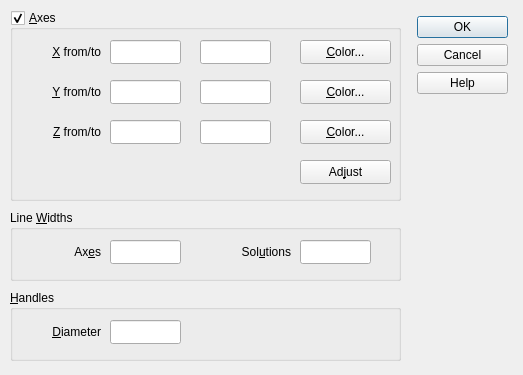
<?xml version="1.0" encoding="UTF-8"?>
<ui version="4.0">
 <class>Drawer3DSettings</class>
 <widget class="QDialog" name="Drawer3DSettings">
  <property name="windowModality">
   <enum>Qt::WindowModal</enum>
  </property>
  <property name="geometry">
   <rect>
    <x>0</x>
    <y>0</y>
    <width>523</width>
    <height>375</height>
   </rect>
  </property>
  <property name="sizePolicy">
   <sizepolicy hsizetype="Fixed" vsizetype="Fixed">
    <horstretch>0</horstretch>
    <verstretch>0</verstretch>
   </sizepolicy>
  </property>
  <property name="minimumSize">
   <size>
    <width>523</width>
    <height>375</height>
   </size>
  </property>
  <property name="maximumSize">
   <size>
    <width>523</width>
    <height>375</height>
   </size>
  </property>
  <property name="windowTitle">
   <string>3D Drawer Settings</string>
  </property>
  <property name="windowIcon">
   <iconset resource="runge.qrc">
    <normaloff>:/Runge/Resources/16x16/wrench.png</normaloff>:/Runge/Resources/16x16/wrench.png</iconset>
  </property>
  <property name="toolTip">
   <string/>
  </property>
  <widget class="QGroupBox" name="groupBoxAxes">
   <property name="geometry">
    <rect>
     <x>10</x>
     <y>10</y>
     <width>391</width>
     <height>191</height>
    </rect>
   </property>
   <property name="toolTip">
    <string>Show axes</string>
   </property>
   <property name="title">
    <string>&amp;Axes</string>
   </property>
   <property name="checkable">
    <bool>true</bool>
   </property>
   <property name="checked">
    <bool>true</bool>
   </property>
   <widget class="QPushButton" name="pushButtonAdjustLengths">
    <property name="geometry">
     <rect>
      <x>290</x>
      <y>150</y>
      <width>91</width>
      <height>24</height>
     </rect>
    </property>
    <property name="toolTip">
     <string>Reset all axes lengths to fit current graph</string>
    </property>
    <property name="text">
     <string>Ad&amp;just</string>
    </property>
   </widget>
   <widget class="QPushButton" name="pushButtonXAxisColor">
    <property name="geometry">
     <rect>
      <x>290</x>
      <y>30</y>
      <width>91</width>
      <height>24</height>
     </rect>
    </property>
    <property name="toolTip">
     <string>Set X axis color</string>
    </property>
    <property name="text">
     <string>&amp;Color...</string>
    </property>
   </widget>
   <widget class="QLineEdit" name="lineEditXFrom">
    <property name="geometry">
     <rect>
      <x>100</x>
      <y>30</y>
      <width>71</width>
      <height>24</height>
     </rect>
    </property>
    <property name="toolTip">
     <string>X axis goes from this point</string>
    </property>
   </widget>
   <widget class="QLineEdit" name="lineEditXTo">
    <property name="geometry">
     <rect>
      <x>190</x>
      <y>30</y>
      <width>71</width>
      <height>24</height>
     </rect>
    </property>
    <property name="toolTip">
     <string>X axis goes to this point</string>
    </property>
   </widget>
   <widget class="QLabel" name="label_11">
    <property name="geometry">
     <rect>
      <x>0</x>
      <y>30</y>
      <width>91</width>
      <height>24</height>
     </rect>
    </property>
    <property name="text">
     <string>&amp;X from/to</string>
    </property>
    <property name="alignment">
     <set>Qt::AlignRight|Qt::AlignTrailing|Qt::AlignVCenter</set>
    </property>
    <property name="buddy">
     <cstring>lineEditXFrom</cstring>
    </property>
   </widget>
   <widget class="QLabel" name="label_12">
    <property name="geometry">
     <rect>
      <x>0</x>
      <y>70</y>
      <width>91</width>
      <height>24</height>
     </rect>
    </property>
    <property name="text">
     <string>&amp;Y from/to</string>
    </property>
    <property name="alignment">
     <set>Qt::AlignRight|Qt::AlignTrailing|Qt::AlignVCenter</set>
    </property>
    <property name="buddy">
     <cstring>lineEditYFrom</cstring>
    </property>
   </widget>
   <widget class="QLineEdit" name="lineEditYFrom">
    <property name="geometry">
     <rect>
      <x>100</x>
      <y>70</y>
      <width>71</width>
      <height>24</height>
     </rect>
    </property>
    <property name="toolTip">
     <string>Y axis goes from this point</string>
    </property>
   </widget>
   <widget class="QLineEdit" name="lineEditYTo">
    <property name="geometry">
     <rect>
      <x>190</x>
      <y>70</y>
      <width>71</width>
      <height>24</height>
     </rect>
    </property>
    <property name="toolTip">
     <string>Y axis goes to this point</string>
    </property>
   </widget>
   <widget class="QPushButton" name="pushButtonYAxisColor">
    <property name="geometry">
     <rect>
      <x>290</x>
      <y>70</y>
      <width>91</width>
      <height>24</height>
     </rect>
    </property>
    <property name="toolTip">
     <string>Set Y axis color</string>
    </property>
    <property name="text">
     <string>&amp;Color...</string>
    </property>
   </widget>
   <widget class="QLabel" name="label_13">
    <property name="geometry">
     <rect>
      <x>0</x>
      <y>110</y>
      <width>91</width>
      <height>24</height>
     </rect>
    </property>
    <property name="text">
     <string>&amp;Z from/to</string>
    </property>
    <property name="alignment">
     <set>Qt::AlignRight|Qt::AlignTrailing|Qt::AlignVCenter</set>
    </property>
    <property name="buddy">
     <cstring>lineEditZFrom</cstring>
    </property>
   </widget>
   <widget class="QLineEdit" name="lineEditZFrom">
    <property name="geometry">
     <rect>
      <x>100</x>
      <y>110</y>
      <width>71</width>
      <height>24</height>
     </rect>
    </property>
    <property name="toolTip">
     <string>Z axis goes from this point</string>
    </property>
   </widget>
   <widget class="QLineEdit" name="lineEditZTo">
    <property name="geometry">
     <rect>
      <x>190</x>
      <y>110</y>
      <width>71</width>
      <height>24</height>
     </rect>
    </property>
    <property name="toolTip">
     <string>Z axis goes to this point</string>
    </property>
   </widget>
   <widget class="QPushButton" name="pushButtonZAxisColor">
    <property name="geometry">
     <rect>
      <x>290</x>
      <y>110</y>
      <width>91</width>
      <height>24</height>
     </rect>
    </property>
    <property name="toolTip">
     <string>Set Z axis color</string>
    </property>
    <property name="text">
     <string>&amp;Color...</string>
    </property>
   </widget>
  </widget>
  <widget class="QDialogButtonBox" name="buttonBox">
   <property name="geometry">
    <rect>
     <x>417</x>
     <y>16</y>
     <width>91</width>
     <height>101</height>
    </rect>
   </property>
   <property name="orientation">
    <enum>Qt::Vertical</enum>
   </property>
   <property name="standardButtons">
    <set>QDialogButtonBox::Cancel|QDialogButtonBox::Help|QDialogButtonBox::Ok</set>
   </property>
   <property name="centerButtons">
    <bool>false</bool>
   </property>
  </widget>
  <widget class="QGroupBox" name="groupBoxHandles">
   <property name="geometry">
    <rect>
     <x>10</x>
     <y>290</y>
     <width>391</width>
     <height>71</height>
    </rect>
   </property>
   <property name="title">
    <string>&amp;Handles</string>
   </property>
   <widget class="QLineEdit" name="lineEditHandleDiameter">
    <property name="geometry">
     <rect>
      <x>100</x>
      <y>30</y>
      <width>71</width>
      <height>24</height>
     </rect>
    </property>
    <property name="toolTip">
     <string>Solution handles diameter on screen and images (in pixels)</string>
    </property>
   </widget>
   <widget class="QLabel" name="label_10">
    <property name="geometry">
     <rect>
      <x>0</x>
      <y>30</y>
      <width>91</width>
      <height>24</height>
     </rect>
    </property>
    <property name="text">
     <string>&amp;Diameter</string>
    </property>
    <property name="alignment">
     <set>Qt::AlignRight|Qt::AlignTrailing|Qt::AlignVCenter</set>
    </property>
    <property name="buddy">
     <cstring>lineEditHandleDiameter</cstring>
    </property>
   </widget>
  </widget>
  <widget class="QGroupBox" name="groupBoxLineWidths">
   <property name="geometry">
    <rect>
     <x>10</x>
     <y>210</y>
     <width>391</width>
     <height>71</height>
    </rect>
   </property>
   <property name="toolTip">
    <string>Assign width to lines (in pixels)</string>
   </property>
   <property name="title">
    <string>Line &amp;Widths</string>
   </property>
   <property name="checkable">
    <bool>false</bool>
   </property>
   <property name="checked">
    <bool>false</bool>
   </property>
   <widget class="QLineEdit" name="lineEditAxesWidth">
    <property name="geometry">
     <rect>
      <x>100</x>
      <y>30</y>
      <width>71</width>
      <height>24</height>
     </rect>
    </property>
    <property name="toolTip">
     <string>Axes width on screen and images (in pixels)</string>
    </property>
   </widget>
   <widget class="QLabel" name="label_8">
    <property name="geometry">
     <rect>
      <x>20</x>
      <y>30</y>
      <width>71</width>
      <height>24</height>
     </rect>
    </property>
    <property name="text">
     <string>Ax&amp;es</string>
    </property>
    <property name="alignment">
     <set>Qt::AlignRight|Qt::AlignTrailing|Qt::AlignVCenter</set>
    </property>
    <property name="buddy">
     <cstring>lineEditAxesWidth</cstring>
    </property>
   </widget>
   <widget class="QLabel" name="label_9">
    <property name="geometry">
     <rect>
      <x>180</x>
      <y>30</y>
      <width>101</width>
      <height>24</height>
     </rect>
    </property>
    <property name="text">
     <string>Sol&amp;utions</string>
    </property>
    <property name="alignment">
     <set>Qt::AlignRight|Qt::AlignTrailing|Qt::AlignVCenter</set>
    </property>
    <property name="buddy">
     <cstring>lineEditSolutionsWidth</cstring>
    </property>
   </widget>
   <widget class="QLineEdit" name="lineEditSolutionsWidth">
    <property name="geometry">
     <rect>
      <x>290</x>
      <y>30</y>
      <width>71</width>
      <height>24</height>
     </rect>
    </property>
    <property name="toolTip">
     <string>Solutions width on screen and images (in pixels)</string>
    </property>
   </widget>
  </widget>
 </widget>
 <layoutdefault spacing="6" margin="11"/>
 <tabstops>
  <tabstop>groupBoxAxes</tabstop>
  <tabstop>lineEditXFrom</tabstop>
  <tabstop>lineEditXTo</tabstop>
  <tabstop>pushButtonXAxisColor</tabstop>
  <tabstop>lineEditYFrom</tabstop>
  <tabstop>lineEditYTo</tabstop>
  <tabstop>pushButtonYAxisColor</tabstop>
  <tabstop>lineEditZFrom</tabstop>
  <tabstop>lineEditZTo</tabstop>
  <tabstop>pushButtonZAxisColor</tabstop>
  <tabstop>pushButtonAdjustLengths</tabstop>
  <tabstop>lineEditAxesWidth</tabstop>
  <tabstop>lineEditSolutionsWidth</tabstop>
  <tabstop>lineEditHandleDiameter</tabstop>
  <tabstop>buttonBox</tabstop>
 </tabstops>
 <resources>
  <include location="runge.qrc"/>
 </resources>
 <connections>
  <connection>
   <sender>buttonBox</sender>
   <signal>accepted()</signal>
   <receiver>Drawer3DSettings</receiver>
   <slot>accept()</slot>
   <hints>
    <hint type="sourcelabel">
     <x>471</x>
     <y>50</y>
    </hint>
    <hint type="destinationlabel">
     <x>535</x>
     <y>118</y>
    </hint>
   </hints>
  </connection>
  <connection>
   <sender>buttonBox</sender>
   <signal>rejected()</signal>
   <receiver>Drawer3DSettings</receiver>
   <slot>reject()</slot>
   <hints>
    <hint type="sourcelabel">
     <x>437</x>
     <y>68</y>
    </hint>
    <hint type="destinationlabel">
     <x>485</x>
     <y>153</y>
    </hint>
   </hints>
  </connection>
 </connections>
</ui>
